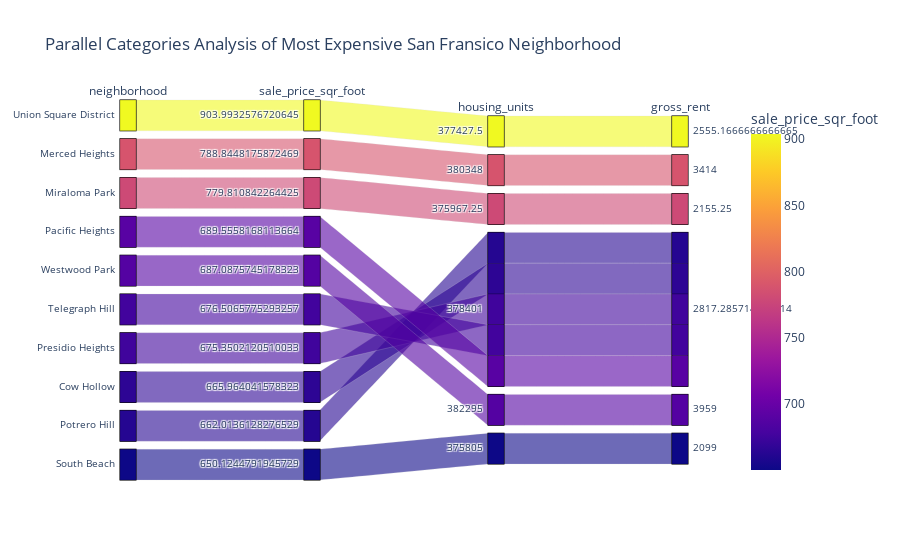

Write notebook code for a chart like this one.
### Markdown cell above
#### Create a parallel coordinates plot and parallel categories plot of most expensive neighborhoods in San Francisco per year

### Code cell
# Parallel Categories Plot
px.parallel_categories(Ten_most_exp, 
                       dimensions=["neighborhood","sale_price_sqr_foot", "housing_units","gross_rent"],
                       title ="Parallel Categories Analysis of Most Expensive San Fransico Neighborhood",
                       color='sale_price_sqr_foot')

### Figure 1 — Plotly figure (JSON) as saved in the notebook; plotly's stock layout.template omitted (floating-point values rounded to 4 significant figures)
{"data": [{"dimensions": [{"label": "neighborhood", "values": ["Union Square District", "Merced Heights", "Miraloma Park", "Pacific Heights", "Westwood Park", "Telegraph Hill", "Presidio Heights", "Cow Hollow", "Potrero Hill", "South Beach"]}, {"label": "sale_price_sqr_foot", "values": [904.0, 788.8, 779.8, 689.6, 687.1, 676.5, 675.4, 666.0, 662.0, 650.1]}, {"label": "housing_units", "values": [377400.0, 380348, 376000.0, 378401, 382295, 378401, 378401, 378401, 378401, 375805]}, {"label": "gross_rent", "values": [2555.0, 3414, 2155.0, 2817.0, 3959, 2817.0, 2817.0, 2817.0, 2817.0, 2099]}], "domain": {"x": [0, 1], "y": [0, 1]}, "line": {"color": [904.0, 788.8, 779.8, 689.6, 687.1, 676.5, 675.4, 666.0, 662.0, 650.1], "coloraxis": "coloraxis"}, "name": "", "type": "parcats"}], "layout": {"autosize": true, "coloraxis": {"colorbar": {"title": {"text": "sale_price_sqr_foot"}}, "colorscale": [[0, "#0d0887"], [0.1111, "#46039f"], [0.2222, "#7201a8"], [0.3333, "#9c179e"], [0.4444, "#bd3786"], [0.5556, "#d8576b"], [0.6667, "#ed7953"], [0.7778, "#fb9f3a"], [0.8889, "#fdca26"], [1, "#f0f921"]]}, "legend": {"tracegroupgap": 0}, "title": {"text": "Parallel Categories Analysis of Most Expensive San Fransico Neighborhood"}}}
